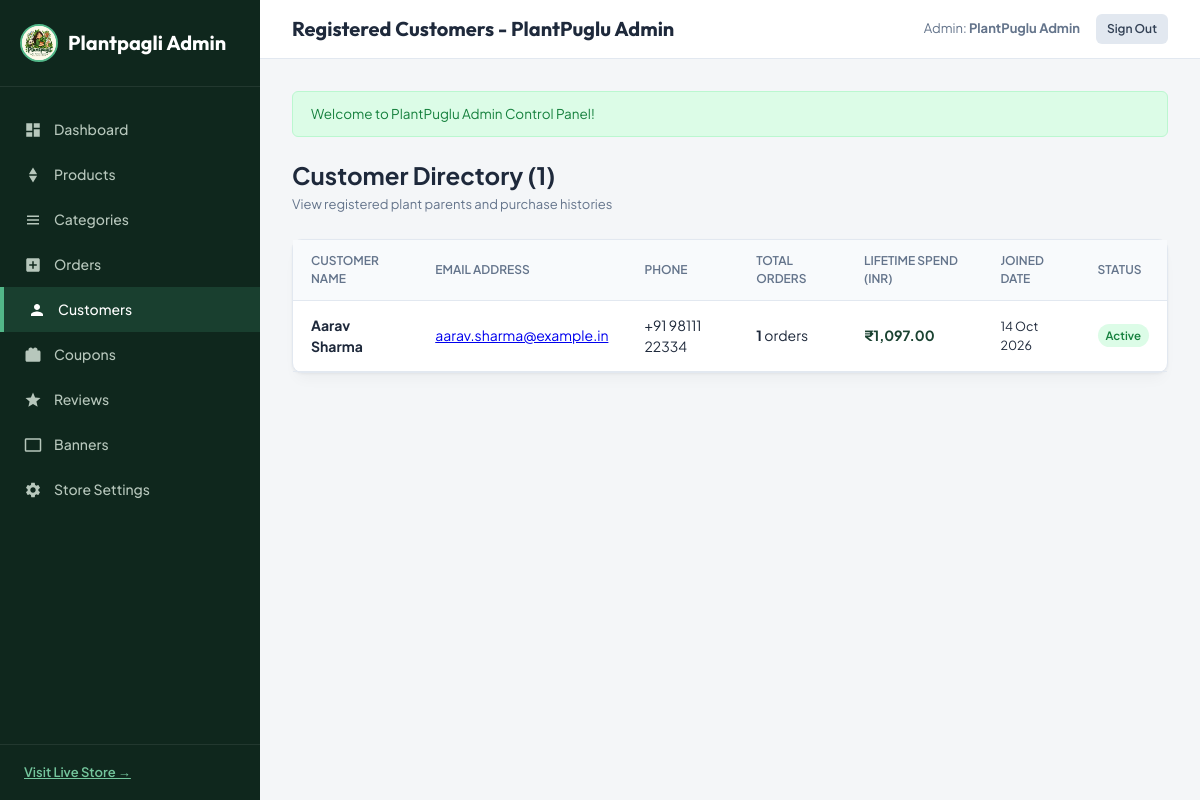
The page /admin/customers (signed in) on the database its author committed.
### tables this page shows
CREATE TABLE `users` (
  `id` INT UNSIGNED AUTO_INCREMENT PRIMARY KEY,
  `name` VARCHAR(150) NOT NULL,
  `email` VARCHAR(191) NOT NULL UNIQUE,
  `phone` VARCHAR(25) NULL,
  `password` VARCHAR(255) NOT NULL,
  `role` ENUM('customer', 'admin') NOT NULL DEFAULT 'customer',
  `status` ENUM('active', 'inactive', 'suspended') NOT NULL DEFAULT 'active',
  `remember_token` VARCHAR(100) NULL,
  `reset_token` VARCHAR(100) NULL,
  `reset_expires_at` DATETIME NULL,
  `created_at` TIMESTAMP DEFAULT CURRENT_TIMESTAMP,
  `updated_at` TIMESTAMP DEFAULT CURRENT_TIMESTAMP ON UPDATE CURRENT_TIMESTAMP,
  INDEX `idx_users_email` (`email`),
  INDEX `idx_users_role` (`role`)
);

### views/admin/customers/index.php (the view, shortened to what the rows shown need)
<div style="display: flex; justify-content: space-between; align-items: center; margin-bottom: 24px;">
    <div>
        <h1 style="font-size: 24px; font-weight: 700;">Customer Directory (<?= $total ?>)</h1>
        <span style="font-size: 13px; color: var(--text-muted);">View registered plant parents and purchase histories</span>
    </div>
</div>
<div class="card">
    <div class="card-body" style="padding: 0;">
        <div class="table-responsive">
            <table class="admin-table">
                <thead>
                    <tr>
                        <th>Customer Name</th>
                        <th>Email Address</th>
                        <th>Phone</th>
                        <th>Total Orders</th>
                        <th>Lifetime Spend (INR)</th>
                        <th>Joined Date</th>
                        <th>Status</th>
                    </tr>
                </thead>
                <tbody>
                    <?php if (empty($customers)): ?>
                        <tr><td colspan="7" style="text-align: center; padding: 30px;">No registered customers found.</td></tr>
                    <?php else: ?>
                        <?php foreach ($customers as $c): ?>
                            <tr>
                                <td><strong><?= e($c['name']) ?></strong></td>
                                <td><a href="mailto:<?= e($c['email']) ?>"><?= e($c['email']) ?></a></td>
                                <td><?= e($c['phone'] ?? 'N/A') ?></td>
                                <td><strong><?= $c['total_orders'] ?></strong> orders</td>
                                <td style="font-weight: 700; color: var(--primary);"><?= formatPrice($c['total_spent']) ?></td>
                                <td style="font-size: 12.5px;"><?= date('d M Y', strtotime($c['created_at'])) ?></td>
                                <td>
                                    <span class="badge-status badge-delivered"><?= ucfirst($c['status']) ?></span>
                                </td>
                            </tr>
                        <?php endforeach; ?>
                    <?php endif; ?>
                </tbody>
            </table>
        </div>
    </div>
</div>

### core/Router.php (shortened to what the rows shown need)
<?php
class Router {
    private array $routes = [];
    public function add(string $method, string $path, array|callable $handler, array $middleware = []): self {
        $this->routes[] = [
            'method' => strtoupper($method),
            'path' => '/' . trim($path, '/'),
            'handler' => $handler,
            'middleware' => $middleware,
        ];
        return $this;
    }
    public function dispatch(string $uri, string $method): void {
        $uri = '/' . trim(parse_url($uri, PHP_URL_PATH) ?? '/', '/');
        $method = strtoupper($method);
        foreach ($this->routes as $route) {
            if ($route['method'] !== $method && $route['method'] !== 'ANY') {
                continue;
            }
            $pattern = preg_replace('/\{([a-zA-Z0-9_]+)\}/', '(?P<$1>[^/]+)', $route['path']);
            $pattern = '#^' . $pattern . '$#i';
            if (preg_match($pattern, $uri, $matches)) {
                $params = array_filter($matches, fn($k) => !is_numeric($k), ARRAY_FILTER_USE_KEY);
                $this->runMiddleware($route['middleware']);
                $this->executeHandler($route['handler'], $params);
                return;
            }
        }
    }
    private function runMiddleware(array $middlewares): void {
        foreach ($middlewares as $mw) {
            if ($mw === 'auth') {
                if (!Auth::check()) {
                    Session::flash('error', 'Please log in to continue.');
                    redirect('/login');
                }
            } elseif ($mw === 'admin') {
                if (!Auth::check() || !Auth::isAdmin()) {
                    Session::flash('error', 'Administrator access required.');
                    redirect('/login');
                }
            } elseif ($mw === 'guest') {
                if (Auth::check()) {
                    redirect('/');
                }
            }
        }
    }
    private function executeHandler(array|callable $handler, array $params): void {
        if (is_array($handler) && count($handler) === 2) {
            [$class, $action] = $handler;
            $controller = new $class();
            call_user_func_array([$controller, $action], $params);
            return;
        }
        throw new Exception("Invalid route handler definition.");
    }
}

### views/layouts/admin.php (shortened to what the rows shown need)
<?php
$user = Auth::user();
$currentUri = $_SERVER['REQUEST_URI'] ?? '';
?>
<!DOCTYPE html>
<html lang="en">
<head>
    <link rel="stylesheet" href="<?= asset('css/admin.css') ?>">
</head>
<body>
    <div class="admin-layout">
        <aside class="admin-sidebar">
            <div class="sidebar-brand">
                <img src="<?= asset('images/logo.png') ?>" alt="Plantpagli Logo" style="height:38px; width:38px; border-radius:50%; object-fit:cover; border:2px solid var(--accent); background:#fff; flex-shrink:0;">
                <span>Plantpagli Admin</span>
            </div>
            <ul class="sidebar-nav">
                <li>
                    <a href="<?= url('/admin') ?>" class="<?= $currentUri === '/admin' ? 'active' : '' ?>">
                        <svg viewBox="0 0 24 24"><path d="M3 13h8V3H3v10zm0 8h8v-6H3v6zm10 0h8V11h-8v10zm0-18v6h8V3h-8z"/></svg>
                        <span>Dashboard</span>
                    </a>
                </li>
                <li>
                    <a href="<?= url('/admin/products') ?>" class="<?= str_starts_with($currentUri, '/admin/products') ? 'active' : '' ?>">
                        <svg viewBox="0 0 24 24"><path d="M12 2l-5.5 9h11zM12 22l5.5-9h-11z"/></svg>
                        <span>Products</span>
                    </a>
                </li>
                <li>
                    <a href="<?= url('/admin/categories') ?>" class="<?= str_starts_with($currentUri, '/admin/categories') ? 'active' : '' ?>">
                        <svg viewBox="0 0 24 24"><path d="M4 6h16v2H4zm0 5h16v2H4zm0 5h16v2H4z"/></svg>
                        <span>Categories</span>
                    </a>
                </li>
                <li>
                    <a href="<?= url('/admin/orders') ?>" class="<?= str_starts_with($currentUri, '/admin/orders') ? 'active' : '' ?>">
                        <svg viewBox="0 0 24 24"><path d="M19 3H5c-1.1 0-2 .9-2 2v14c0 1.1.9 2 2 2h14c1.1 0 2-.9 2-2V5c0-1.1-.9-2-2-2zm-2 10h-4v4h-2v-4H7v-2h4V7h2v4h4v2z"/></svg>
                        <span>Orders</span>
                    </a>
                </li>
                <li>
                    <a href="<?= url('/admin/customers') ?>" class="<?= str_starts_with($currentUri, '/admin/customers') ? 'active' : '' ?>">
                        <svg viewBox="0 0 24 24"><path d="M12 12c2.21 0 4-1.79 4-4s-1.79-4-4-4-4 1.79-4 4 1.79 4 4 4zm0 2c-2.67 0-8 1.34-8 4v2h16v-2c0-2.66-5.33-4-8-4z"/></svg>
                        <span>Customers</span>
                    </a>
                </li>
                <li>
                    <a href="<?= url('/admin/coupons') ?>" class="<?= str_starts_with($currentUri, '/admin/coupons') ? 'active' : '' ?>">
                        <svg viewBox="0 0 24 24"><path d="M20 6h-2.18c.11-.31.18-.65.18-1 0-1.66-1.34-3-3-3-1.05 0-1.96.54-2.5 1.35l-.5.65-.5-.65C10.96 2.54 10.05 2 9 2 7.34 2 6 3.34 6 5c0 .35.07.69.18 1H4c-1.11 0-1.99.89-1.99 2L2 19c0 1.11.89 2 2 2h16c1.11 0 2-.89 2-2V8c0-1.11-.89-2-2-2z"/></svg>
                        <span>Coupons</span>
                    </a>
                </li>
                <li>
                    <a href="<?= url('/admin/reviews') ?>" class="<?= str_starts_with($currentUri, '/admin/reviews') ? 'active' : '' ?>">
                        <svg viewBox="0 0 24 24"><path d="M12 17.27L18.18 21l-1.64-7.03L22 9.24l-7.19-.61L12 2 9.19 8.63 2 9.24l5.46 4.73L5.82 21z"/></svg>
                        <span>Reviews</span>
                    </a>
                </li>
                <li>
                    <a href="<?= url('/admin/banners') ?>" class="<?= str_starts_with($currentUri, '/admin/banners') ? 'active' : '' ?>">
                        <svg viewBox="0 0 24 24"><path d="M21 3H3c-1.1 0-2 .9-2 2v14c0 1.1.9 2 2 2h18c1.1 0 2-.9 2-2V5c0-1.1-.9-2-2-2zm0 16H3V5h18v14z"/></svg>
                        <span>Banners</span>
                    </a>
                </li>
                <li>
                    <a href="<?= url('/admin/settings') ?>" class="<?= str_starts_with($currentUri, '/admin/settings') ? 'active' : '' ?>">
                        <span>Store Settings</span>
                    </a>
                </li>
            </ul>
            <div class="sidebar-footer">
                <a href="<?= url('/') ?>" target="_blank" style="color:#74c69d;font-weight:600;display:flex;align-items:center;gap:6px;">
                    <span>Visit Live Store &rarr;</span>
                </a>
            </div>
        </aside>
        <div class="admin-main">
            <header class="admin-topbar">
                <h2><?= e($title ?? 'Control Center') ?></h2>
                <div class="topbar-actions">
                    <span style="font-size:13px;color:var(--text-muted);">
                        Admin: <strong><?= e($user['name'] ?? 'Super Admin') ?></strong>
                    </span>
                    <a href="<?= url('/logout') ?>" class="btn btn-secondary btn-sm">Sign Out</a>
                </div>
            </header>
            <main class="admin-content">
                <?php if ($success = Session::getFlash('success')): ?>
                    <div class="alert alert-success">
                        <?= e($success) ?>
                    </div>
                <?php endif; ?>
                <?= $content ?>
            </main>
        </div>
    </div>
</body>
</html>

### rows shown on the page
users: name "PlantPuglu Admin"
users: name "Aarav Sharma", email "aarav.sharma@example.in", phone "+91 98111 22334", total_orders "1", total_spent "₹1,097.00", created_at "14 Oct 2026", status "Active"

### other values the page prints
$total "1"
